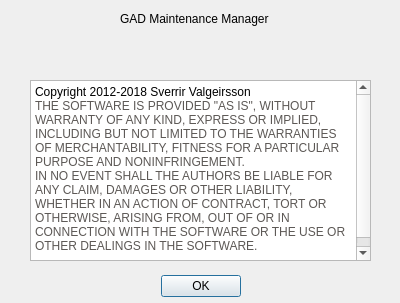
<?xml version="1.0" encoding="UTF-8"?>
<ui version="4.0">
 <class>AboutBox</class>
 <widget class="QDialog" name="AboutBox">
  <property name="geometry">
   <rect>
    <x>0</x>
    <y>0</y>
    <width>400</width>
    <height>303</height>
   </rect>
  </property>
  <property name="windowTitle">
   <string>About GAD-MM</string>
  </property>
  <widget class="QDialogButtonBox" name="buttonBox">
   <property name="geometry">
    <rect>
     <x>30</x>
     <y>270</y>
     <width>341</width>
     <height>32</height>
    </rect>
   </property>
   <property name="orientation">
    <enum>Qt::Orientation::Horizontal</enum>
   </property>
   <property name="standardButtons">
    <set>QDialogButtonBox::StandardButton::Ok</set>
   </property>
   <property name="centerButtons">
    <bool>true</bool>
   </property>
  </widget>
  <widget class="QLabel" name="label">
   <property name="geometry">
    <rect>
     <x>120</x>
     <y>10</y>
     <width>191</width>
     <height>17</height>
    </rect>
   </property>
   <property name="text">
    <string>GAD Maintenance Manager</string>
   </property>
  </widget>
  <widget class="QLabel" name="lblCurrentVersion">
   <property name="geometry">
    <rect>
     <x>140</x>
     <y>20</y>
     <width>211</width>
     <height>20</height>
    </rect>
   </property>
   <property name="text">
    <string/>
   </property>
  </widget>
  <widget class="QTextBrowser" name="textBrowser">
   <property name="geometry">
    <rect>
     <x>30</x>
     <y>80</y>
     <width>341</width>
     <height>181</height>
    </rect>
   </property>
   <property name="html">
    <string>&lt;!DOCTYPE HTML PUBLIC &quot;-//W3C//DTD HTML 4.0//EN&quot; &quot;http://www.w3.org/TR/REC-html40/strict.dtd&quot;&gt;
&lt;html&gt;&lt;head&gt;&lt;meta name=&quot;qrichtext&quot; content=&quot;1&quot; /&gt;&lt;meta charset=&quot;utf-8&quot; /&gt;&lt;style type=&quot;text/css&quot;&gt;
p, li { white-space: pre-wrap; }
hr { height: 1px; border-width: 0; }
li.unchecked::marker { content: &quot;\2610&quot;; }
li.checked::marker { content: &quot;\2612&quot;; }
&lt;/style&gt;&lt;/head&gt;&lt;body style=&quot; font-family:'Sans Serif'; font-size:9pt; font-weight:400; font-style:normal;&quot;&gt;
&lt;p style=&quot; margin-top:0px; margin-bottom:0px; margin-left:0px; margin-right:0px; -qt-block-indent:0; text-indent:0px;&quot;&gt;&lt;span style=&quot; font-family:'.SF NS Text';&quot;&gt;Copyright 2012-2018 Sverrir Valgeirsson&lt;/span&gt;&lt;/p&gt;
&lt;p style=&quot; margin-top:0px; margin-bottom:0px; margin-left:0px; margin-right:0px; -qt-block-indent:0; text-indent:0px;&quot;&gt;&lt;span style=&quot; font-family:'Monaco'; color:#5c5855;&quot;&gt;THE SOFTWARE IS PROVIDED &amp;quot;AS IS&amp;quot;, WITHOUT WARRANTY OF ANY KIND, EXPRESS OR IMPLIED, INCLUDING BUT NOT LIMITED TO THE WARRANTIES OF MERCHANTABILITY, FITNESS FOR A PARTICULAR PURPOSE AND NONINFRINGEMENT.&lt;/span&gt;&lt;/p&gt;
&lt;p style=&quot; margin-top:0px; margin-bottom:0px; margin-left:0px; margin-right:0px; -qt-block-indent:0; text-indent:0px;&quot;&gt;&lt;span style=&quot; font-family:'Monaco'; color:#5c5855;&quot;&gt;IN NO EVENT SHALL THE AUTHORS BE LIABLE FOR ANY CLAIM, DAMAGES OR OTHER LIABILITY, WHETHER IN AN ACTION OF CONTRACT, TORT OR OTHERWISE, ARISING FROM, OUT OF OR IN CONNECTION WITH THE SOFTWARE OR THE USE OR OTHER DEALINGS IN THE SOFTWARE.&lt;/span&gt;&lt;span style=&quot; font-family:'.SF NS Text';&quot;&gt; &lt;/span&gt;&lt;/p&gt;
&lt;p style=&quot;-qt-paragraph-type:empty; margin-top:0px; margin-bottom:0px; margin-left:0px; margin-right:0px; -qt-block-indent:0; text-indent:0px; font-family:'.SF NS Text';&quot;&gt;&lt;br /&gt;&lt;/p&gt;&lt;/body&gt;&lt;/html&gt;</string>
   </property>
  </widget>
 </widget>
 <resources/>
 <connections>
  <connection>
   <sender>buttonBox</sender>
   <signal>accepted()</signal>
   <receiver>AboutBox</receiver>
   <slot>accept()</slot>
   <hints>
    <hint type="sourcelabel">
     <x>248</x>
     <y>254</y>
    </hint>
    <hint type="destinationlabel">
     <x>157</x>
     <y>274</y>
    </hint>
   </hints>
  </connection>
  <connection>
   <sender>buttonBox</sender>
   <signal>rejected()</signal>
   <receiver>AboutBox</receiver>
   <slot>reject()</slot>
   <hints>
    <hint type="sourcelabel">
     <x>316</x>
     <y>260</y>
    </hint>
    <hint type="destinationlabel">
     <x>286</x>
     <y>274</y>
    </hint>
   </hints>
  </connection>
 </connections>
</ui>
